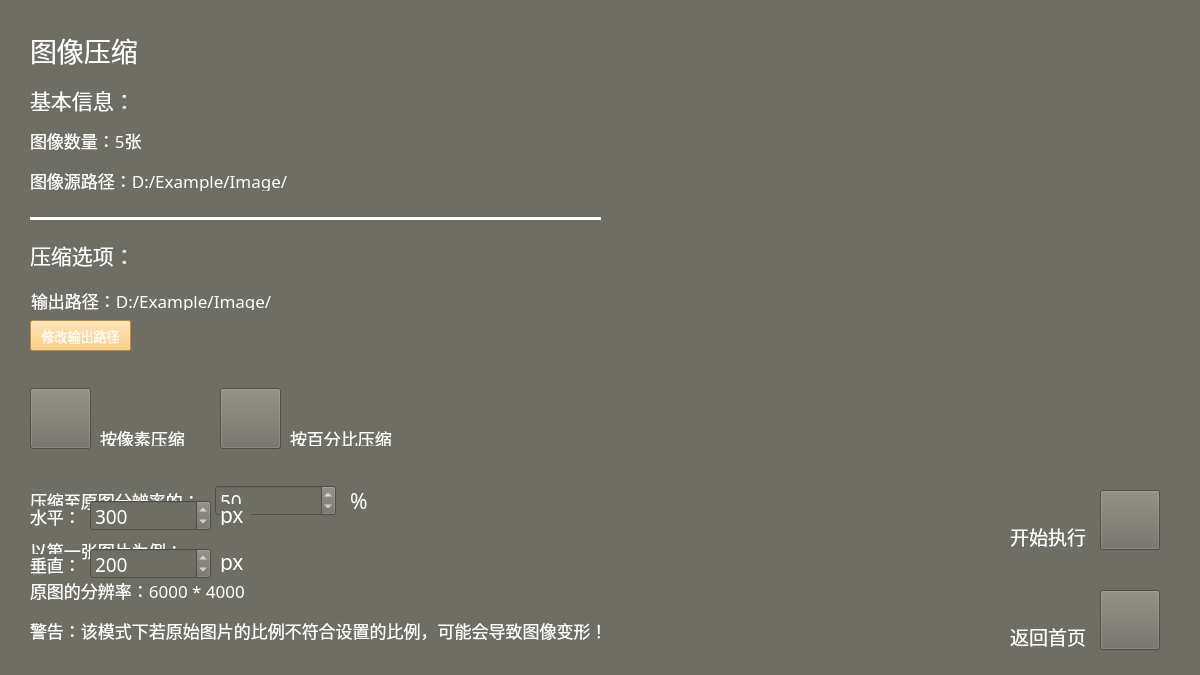
<?xml version="1.0" encoding="UTF-8"?>
<ui version="4.0">
 <class>CompressMenu</class>
 <widget class="QFrame" name="CompressMenu">
  <property name="geometry">
   <rect>
    <x>0</x>
    <y>0</y>
    <width>1200</width>
    <height>675</height>
   </rect>
  </property>
  <property name="windowTitle">
   <string>Frame</string>
  </property>
  <property name="styleSheet">
   <string notr="true">background-color: rgb(110, 110, 100);
color: rgb(255, 255, 255);</string>
  </property>
  <widget class="QLabel" name="labelSourcePath">
   <property name="geometry">
    <rect>
     <x>30</x>
     <y>170</y>
     <width>651</width>
     <height>21</height>
    </rect>
   </property>
   <property name="font">
    <font>
     <family>等线</family>
     <pointsize>13</pointsize>
    </font>
   </property>
   <property name="styleSheet">
    <string notr="true">color: rgb(255, 255, 255);</string>
   </property>
   <property name="text">
    <string>图像源路径：D:/Example/Image/</string>
   </property>
  </widget>
  <widget class="QLabel" name="labelTitle">
   <property name="geometry">
    <rect>
     <x>30</x>
     <y>30</y>
     <width>380</width>
     <height>40</height>
    </rect>
   </property>
   <property name="font">
    <font>
     <family>等线</family>
     <pointsize>20</pointsize>
    </font>
   </property>
   <property name="styleSheet">
    <string notr="true">color: rgb(255, 255, 255);</string>
   </property>
   <property name="text">
    <string>图像压缩</string>
   </property>
  </widget>
  <widget class="QPushButton" name="pushButtonOutputPath">
   <property name="geometry">
    <rect>
     <x>30</x>
     <y>320</y>
     <width>101</width>
     <height>31</height>
    </rect>
   </property>
   <property name="font">
    <font>
     <family>等线</family>
     <pointsize>10</pointsize>
    </font>
   </property>
   <property name="styleSheet">
    <string notr="true">background-color: rgb(253, 195, 99);
color: rgb(255, 255, 255)</string>
   </property>
   <property name="text">
    <string>修改输出路径</string>
   </property>
  </widget>
  <widget class="QLabel" name="labelImageAmount">
   <property name="geometry">
    <rect>
     <x>30</x>
     <y>130</y>
     <width>381</width>
     <height>21</height>
    </rect>
   </property>
   <property name="font">
    <font>
     <family>等线</family>
     <pointsize>13</pointsize>
    </font>
   </property>
   <property name="styleSheet">
    <string notr="true">color: rgb(255, 255, 255);</string>
   </property>
   <property name="text">
    <string>图像数量：5张</string>
   </property>
  </widget>
  <widget class="QLabel" name="labelIcon">
   <property name="geometry">
    <rect>
     <x>1080</x>
     <y>0</y>
     <width>120</width>
     <height>120</height>
    </rect>
   </property>
   <property name="styleSheet">
    <string notr="true">image: url(:/IconPNG/Icon/Compress-3780.PNG);</string>
   </property>
   <property name="text">
    <string/>
   </property>
  </widget>
  <widget class="Line" name="line1">
   <property name="geometry">
    <rect>
     <x>30</x>
     <y>210</y>
     <width>571</width>
     <height>16</height>
    </rect>
   </property>
   <property name="styleSheet">
    <string notr="true">color: rgb(255, 255, 255);</string>
   </property>
   <property name="frameShadow">
    <enum>QFrame::Plain</enum>
   </property>
   <property name="lineWidth">
    <number>3</number>
   </property>
   <property name="orientation">
    <enum>Qt::Horizontal</enum>
   </property>
  </widget>
  <widget class="QLabel" name="labelStart">
   <property name="geometry">
    <rect>
     <x>1010</x>
     <y>526</y>
     <width>81</width>
     <height>21</height>
    </rect>
   </property>
   <property name="font">
    <font>
     <family>等线</family>
     <pointsize>14</pointsize>
    </font>
   </property>
   <property name="styleSheet">
    <string notr="true">color: rgb(255, 255, 255);</string>
   </property>
   <property name="text">
    <string>开始执行</string>
   </property>
  </widget>
  <widget class="QLabel" name="labelCompressTitle">
   <property name="geometry">
    <rect>
     <x>30</x>
     <y>240</y>
     <width>381</width>
     <height>30</height>
    </rect>
   </property>
   <property name="font">
    <font>
     <family>等线</family>
     <pointsize>16</pointsize>
    </font>
   </property>
   <property name="styleSheet">
    <string notr="true">color: rgb(255, 255, 255);</string>
   </property>
   <property name="text">
    <string>压缩选项：</string>
   </property>
  </widget>
  <widget class="QLabel" name="labelOutputPath">
   <property name="geometry">
    <rect>
     <x>31</x>
     <y>290</y>
     <width>651</width>
     <height>20</height>
    </rect>
   </property>
   <property name="font">
    <font>
     <family>等线</family>
     <pointsize>13</pointsize>
    </font>
   </property>
   <property name="styleSheet">
    <string notr="true">color: rgb(255, 255, 255);</string>
   </property>
   <property name="text">
    <string>输出路径：D:/Example/Image/</string>
   </property>
  </widget>
  <widget class="QPushButton" name="pushButtonStart">
   <property name="geometry">
    <rect>
     <x>1100</x>
     <y>490</y>
     <width>60</width>
     <height>60</height>
    </rect>
   </property>
   <property name="styleSheet">
    <string notr="true">image: url(:/IconPNG/Icon/Start-3780.PNG);</string>
   </property>
   <property name="text">
    <string/>
   </property>
  </widget>
  <widget class="QLabel" name="labelExit">
   <property name="geometry">
    <rect>
     <x>1010</x>
     <y>626</y>
     <width>81</width>
     <height>21</height>
    </rect>
   </property>
   <property name="font">
    <font>
     <family>等线</family>
     <pointsize>14</pointsize>
    </font>
   </property>
   <property name="styleSheet">
    <string notr="true">color: rgb(255, 255, 255);</string>
   </property>
   <property name="text">
    <string>返回首页</string>
   </property>
  </widget>
  <widget class="QSpinBox" name="spinBoxPercent">
   <property name="geometry">
    <rect>
     <x>215</x>
     <y>485</y>
     <width>121</width>
     <height>31</height>
    </rect>
   </property>
   <property name="font">
    <font>
     <family>等线</family>
     <pointsize>14</pointsize>
     <weight>50</weight>
     <italic>false</italic>
     <bold>false</bold>
    </font>
   </property>
   <property name="styleSheet">
    <string notr="true">font: 14pt &quot;等线&quot;;</string>
   </property>
   <property name="minimum">
    <number>1</number>
   </property>
   <property name="maximum">
    <number>100</number>
   </property>
   <property name="singleStep">
    <number>1</number>
   </property>
   <property name="value">
    <number>50</number>
   </property>
  </widget>
  <widget class="QPushButton" name="pushButtonExit">
   <property name="geometry">
    <rect>
     <x>1100</x>
     <y>590</y>
     <width>60</width>
     <height>60</height>
    </rect>
   </property>
   <property name="styleSheet">
    <string notr="true">image: url(:/IconPNG/Icon/Exit-3780.PNG);</string>
   </property>
   <property name="text">
    <string/>
   </property>
  </widget>
  <widget class="QLabel" name="labelInfoTitle">
   <property name="geometry">
    <rect>
     <x>30</x>
     <y>85</y>
     <width>381</width>
     <height>30</height>
    </rect>
   </property>
   <property name="font">
    <font>
     <family>等线</family>
     <pointsize>16</pointsize>
    </font>
   </property>
   <property name="styleSheet">
    <string notr="true">color: rgb(255, 255, 255);</string>
   </property>
   <property name="text">
    <string>基本信息：</string>
   </property>
  </widget>
  <widget class="QLabel" name="labelPercent">
   <property name="geometry">
    <rect>
     <x>350</x>
     <y>490</y>
     <width>31</width>
     <height>21</height>
    </rect>
   </property>
   <property name="font">
    <font>
     <family>Yu Gothic</family>
     <pointsize>16</pointsize>
    </font>
   </property>
   <property name="text">
    <string>%</string>
   </property>
  </widget>
  <widget class="QLabel" name="labelCompressPercent">
   <property name="geometry">
    <rect>
     <x>30</x>
     <y>490</y>
     <width>171</width>
     <height>21</height>
    </rect>
   </property>
   <property name="font">
    <font>
     <family>等线</family>
     <pointsize>13</pointsize>
    </font>
   </property>
   <property name="styleSheet">
    <string notr="true">color: rgb(255, 255, 255);</string>
   </property>
   <property name="text">
    <string>压缩至原图分辨率的：</string>
   </property>
  </widget>
  <widget class="QLabel" name="labelStateOriginal">
   <property name="geometry">
    <rect>
     <x>30</x>
     <y>580</y>
     <width>241</width>
     <height>20</height>
    </rect>
   </property>
   <property name="font">
    <font>
     <family>等线</family>
     <pointsize>13</pointsize>
    </font>
   </property>
   <property name="styleSheet">
    <string notr="true">color: rgb(255, 255, 255);</string>
   </property>
   <property name="text">
    <string>原图的分辨率：6000 * 4000</string>
   </property>
  </widget>
  <widget class="QLabel" name="labelStateCompress">
   <property name="geometry">
    <rect>
     <x>30</x>
     <y>620</y>
     <width>241</width>
     <height>20</height>
    </rect>
   </property>
   <property name="font">
    <font>
     <family>等线</family>
     <pointsize>13</pointsize>
    </font>
   </property>
   <property name="styleSheet">
    <string notr="true">color: rgb(255, 255, 255);</string>
   </property>
   <property name="text">
    <string>压缩后分辨率：3000 * 2000</string>
   </property>
  </widget>
  <widget class="QLabel" name="labelStateTitle">
   <property name="geometry">
    <rect>
     <x>30</x>
     <y>540</y>
     <width>241</width>
     <height>20</height>
    </rect>
   </property>
   <property name="font">
    <font>
     <family>等线</family>
     <pointsize>13</pointsize>
    </font>
   </property>
   <property name="styleSheet">
    <string notr="true">color: rgb(255, 255, 255);</string>
   </property>
   <property name="text">
    <string>以第一张图片为例：</string>
   </property>
  </widget>
  <widget class="QLabel" name="labelButtonPixel">
   <property name="geometry">
    <rect>
     <x>100</x>
     <y>430</y>
     <width>91</width>
     <height>16</height>
    </rect>
   </property>
   <property name="font">
    <font>
     <family>等线</family>
     <pointsize>13</pointsize>
    </font>
   </property>
   <property name="styleSheet">
    <string notr="true">color: rgb(255, 255, 255);</string>
   </property>
   <property name="text">
    <string>按像素压缩</string>
   </property>
  </widget>
  <widget class="QPushButton" name="pushButtonPixel">
   <property name="geometry">
    <rect>
     <x>30</x>
     <y>388</y>
     <width>61</width>
     <height>61</height>
    </rect>
   </property>
   <property name="styleSheet">
    <string notr="true">image: url(:/IconPNG/Icon/CompressPixel-3780.PNG);</string>
   </property>
   <property name="text">
    <string/>
   </property>
  </widget>
  <widget class="QLabel" name="labelButtonPercent">
   <property name="geometry">
    <rect>
     <x>290</x>
     <y>430</y>
     <width>201</width>
     <height>16</height>
    </rect>
   </property>
   <property name="font">
    <font>
     <family>等线</family>
     <pointsize>13</pointsize>
    </font>
   </property>
   <property name="styleSheet">
    <string notr="true">color: rgb(255, 255, 255);</string>
   </property>
   <property name="text">
    <string>按百分比压缩</string>
   </property>
  </widget>
  <widget class="QPushButton" name="pushButtonPercent">
   <property name="geometry">
    <rect>
     <x>220</x>
     <y>388</y>
     <width>61</width>
     <height>61</height>
    </rect>
   </property>
   <property name="styleSheet">
    <string notr="true">image: url(:/IconPNG/Icon/CompressPercent-3780.PNG);</string>
   </property>
   <property name="text">
    <string/>
   </property>
  </widget>
  <widget class="QLabel" name="labelPxH">
   <property name="geometry">
    <rect>
     <x>220</x>
     <y>551</y>
     <width>31</width>
     <height>21</height>
    </rect>
   </property>
   <property name="font">
    <font>
     <family>Yu Gothic</family>
     <pointsize>16</pointsize>
    </font>
   </property>
   <property name="text">
    <string>px</string>
   </property>
  </widget>
  <widget class="QSpinBox" name="spinBoxHeight">
   <property name="geometry">
    <rect>
     <x>90</x>
     <y>548</y>
     <width>121</width>
     <height>31</height>
    </rect>
   </property>
   <property name="font">
    <font>
     <family>等线</family>
     <pointsize>14</pointsize>
     <weight>50</weight>
     <italic>false</italic>
     <bold>false</bold>
    </font>
   </property>
   <property name="styleSheet">
    <string notr="true">font: 14pt &quot;等线&quot;;</string>
   </property>
   <property name="minimum">
    <number>1</number>
   </property>
   <property name="maximum">
    <number>100000</number>
   </property>
   <property name="singleStep">
    <number>100</number>
   </property>
   <property name="value">
    <number>200</number>
   </property>
  </widget>
  <widget class="QLabel" name="labelPxW">
   <property name="geometry">
    <rect>
     <x>220</x>
     <y>504</y>
     <width>31</width>
     <height>21</height>
    </rect>
   </property>
   <property name="font">
    <font>
     <family>Yu Gothic</family>
     <pointsize>16</pointsize>
    </font>
   </property>
   <property name="text">
    <string>px</string>
   </property>
  </widget>
  <widget class="QLabel" name="labelWidth">
   <property name="geometry">
    <rect>
     <x>30</x>
     <y>506</y>
     <width>51</width>
     <height>21</height>
    </rect>
   </property>
   <property name="font">
    <font>
     <family>等线</family>
     <pointsize>13</pointsize>
    </font>
   </property>
   <property name="styleSheet">
    <string notr="true">color: rgb(255, 255, 255);</string>
   </property>
   <property name="text">
    <string>水平：</string>
   </property>
  </widget>
  <widget class="QLabel" name="labelHeight">
   <property name="geometry">
    <rect>
     <x>30</x>
     <y>554</y>
     <width>51</width>
     <height>21</height>
    </rect>
   </property>
   <property name="font">
    <font>
     <family>等线</family>
     <pointsize>13</pointsize>
    </font>
   </property>
   <property name="styleSheet">
    <string notr="true">color: rgb(255, 255, 255);</string>
   </property>
   <property name="text">
    <string>垂直：</string>
   </property>
  </widget>
  <widget class="QSpinBox" name="spinBoxWidth">
   <property name="geometry">
    <rect>
     <x>90</x>
     <y>500</y>
     <width>121</width>
     <height>31</height>
    </rect>
   </property>
   <property name="font">
    <font>
     <family>等线</family>
     <pointsize>14</pointsize>
     <weight>50</weight>
     <italic>false</italic>
     <bold>false</bold>
    </font>
   </property>
   <property name="styleSheet">
    <string notr="true">font: 14pt &quot;等线&quot;;</string>
   </property>
   <property name="minimum">
    <number>1</number>
   </property>
   <property name="maximum">
    <number>100000</number>
   </property>
   <property name="singleStep">
    <number>100</number>
   </property>
   <property name="value">
    <number>300</number>
   </property>
  </widget>
  <widget class="QLabel" name="labelWarning">
   <property name="geometry">
    <rect>
     <x>30</x>
     <y>620</y>
     <width>591</width>
     <height>20</height>
    </rect>
   </property>
   <property name="font">
    <font>
     <family>等线</family>
     <pointsize>13</pointsize>
    </font>
   </property>
   <property name="styleSheet">
    <string notr="true">color: rgb(255, 255, 255);</string>
   </property>
   <property name="text">
    <string>警告：该模式下若原始图片的比例不符合设置的比例，可能会导致图像变形！</string>
   </property>
  </widget>
 </widget>
 <resources/>
 <connections/>
</ui>
